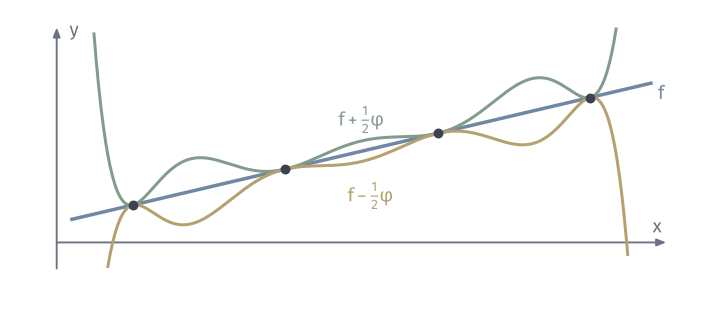

Reproduce this figure in Python.
from pathlib import Path
import sys
ROOT = next(p for p in Path(__file__).resolve().parents if (p/"build.sh").is_file() and (p/"tex/book.tex").is_file())
sys.path.insert(0, str(ROOT/"figures/04-spaces-measures-and-geometry/04-manifolds/matplotlib/mfd-common"))
from mfd3d import *
def axes_box(ax, x0, y0, w, h, xlim, ylim):
    """Plain axes at mm position on the canvas (data coordinates in the returned callable)."""
    sx, sy = w/(xlim[1]-xlim[0]), h/(ylim[1]-ylim[0])
    return (lambda x, y: (x0+(np.asarray(x)-xlim[0])*sx, y0+(np.asarray(y)-ylim[0])*sy))
def axis(ax, a, b, **kw):
    arrow(ax, a, b, color=MUTED, lw=.75, scale=5.5, zorder=2)

"""Curves through the same four data points: f and f+c*prod (x-x_i)^2."""
W, H = 100, 44
fig, ax = canvas(W, H)
xi = np.array([.5, 1.5, 2.5, 3.5]); f = lambda x: .55*x+.3
yi = f(xi)
xlim, ylim = (0, 4), (-.4, 3.3)
T = axes_box(ax, 8, 6, 86, 34, xlim, ylim)
axis(ax, T(0, 0), T(4, 0)); axis(ax, T(0, ylim[0]), T(0, ylim[1]))
x = np.linspace(.1, 3.9, 500); phi = np.prod([(x-a)**2 for a in xi], axis=0)
ax.plot(*T(x, f(x)), color=BLUE, lw=1.4, zorder=3)
u, l = f(x)+.5*phi, f(x)-.5*phi
ku, kl = (u >= ylim[0]) & (u <= ylim[1]), (l >= ylim[0]) & (l <= ylim[1])
ax.plot(*T(x[ku], u[ku]), color=GREEN, lw=1.2, zorder=3); ax.plot(*T(x[kl], l[kl]), color=YELLOW, lw=1.2, zorder=3)
for a, b in zip(xi, yi): dot(ax, T(a, b), INK)
label(ax, T(4, 0)+np.array([-.5, 2.2]), '$x$', 7.5, MUTED, ha='right'); label(ax, T(0, 3.3)+np.array([1.8, -.4]), '$y$', 7.5, MUTED, ha='left')
label(ax, T(3.9, 2.45)+np.array([1, -1.6]), '$f$', 7.5, BLUE, ha='left')
label(ax, T(2.0, 1.55)+np.array([0, 3.1]), r'$f+\frac{1}{2}\varphi$', 7.5, GREEN, halo=True)
label(ax, T(2.0, 1.07)+np.array([1.3, -3.2]), r'$f-\frac{1}{2}\varphi$', 7.5, YELLOW, halo=True)
save(fig, Path(__file__).resolve().parent, 'figure', {'formula': 'f=.55x+.3, phi=prod (x-xi)^2, xi=.5,1.5,2.5,3.5'})
